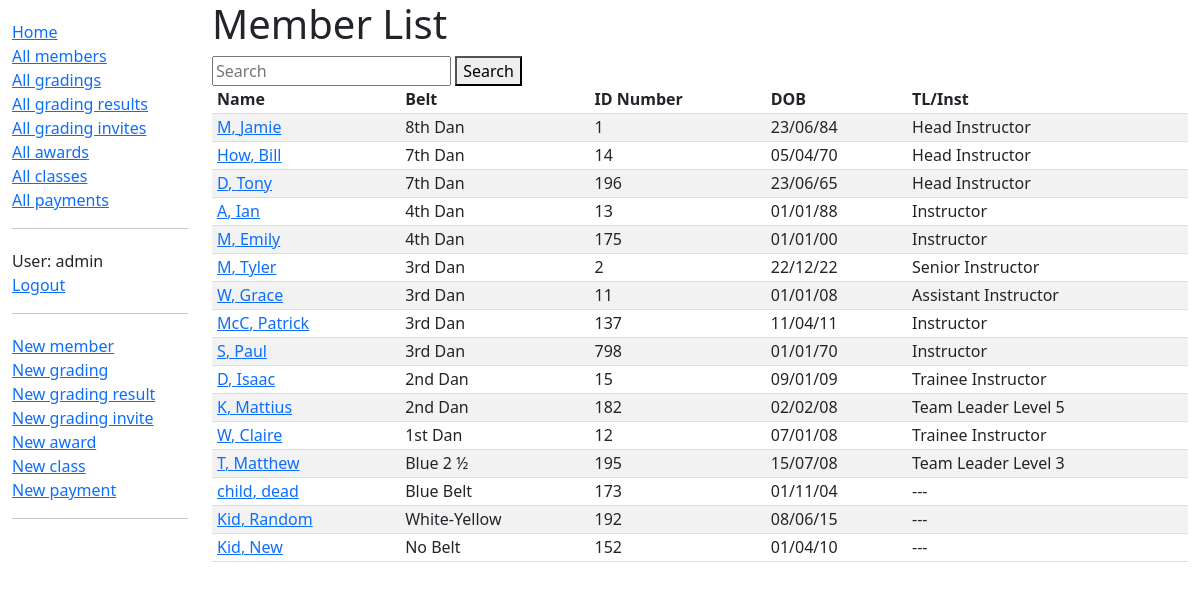
The page /dashboard/members/ (signed in) on the database as committed earlier.
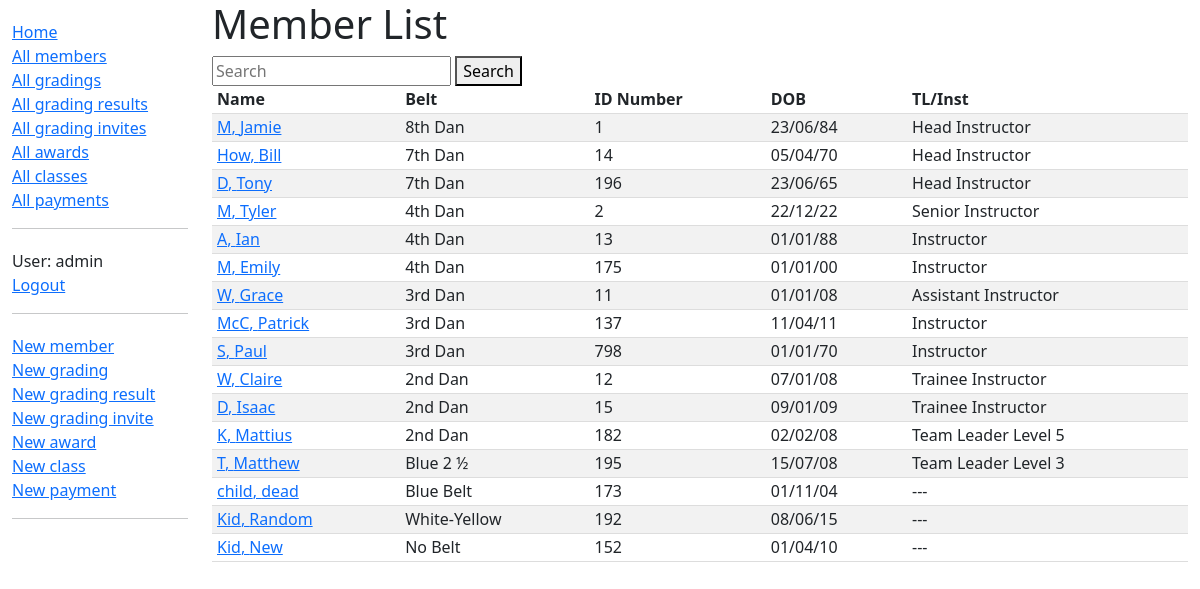
The same page on the database as committed later.
### dashboard/models.py (models this page shows, shortened)
class Member(models.Model):
    first_name = models.CharField(max_length=50)
    last_name = models.CharField(max_length=50)
    idnumber = models.SmallIntegerField(verbose_name="ID Number")
    address_line_1 = models.CharField(max_length=200, help_text="Unit, Street Number and Name", blank=True)
    address_line_2 = models.CharField(max_length=200, help_text="Suburb", blank=True)
    address_line_3 = models.CharField(max_length=4, help_text="Postcode", blank=True)
    date_of_birth = models.DateField()
    belt = models.CharField(max_length=50, choices=BELT_CHOICES, blank=True)
    email = models.EmailField()
    phone = models.CharField(max_length=100)
    team_leader_instructor = models.CharField(max_length=2, choices=TL_INST_RANKS, blank=True, verbose_name="Team Leader/Instructor")
    active = models.BooleanField(default=True)
    class Meta:
        ordering = ['-belt','idnumber']
    def get_absolute_url(self):
        return reverse('member-detail', args=[str(self.id)])

### dashboard/views.py (the view)
# urls.py: path('members/', views.MemberListView.as_view(), name='members'),
class MemberListView(LoginRequiredMixin, generic.ListView):
    model = Member
    paginate_by = 25
    def get_queryset(self):
        query = self.request.GET.get('q')
        if query:
            return Member.objects.filter(Q(first_name__icontains=query) | Q(last_name__icontains=query) | Q(idnumber__icontains=query) | Q(email__icontains=query) | Q(phone__iexact=query))
        else:
            return Member.objects.all()

### dashboard/templates/dashboard/member_list.html
{% extends "base_generic.html" %}
{% block content %}
<h1>Member List</h1>
<form method="get">
  <input type="text" name="q" placeholder="Search">
  <button type="submit">Search</button>
</form>
  {% if member_list %}
  <table style="width: 100%;">
    <tr>
      <th>Name</th>
      <th>Belt</th>
      <th>ID Number</th>
      <th>DOB</th>
      <th>TL/Inst</th>
    </tr>
    {% for member in member_list %}
      <tr class="content">
        <td><a href="{{ member.get_absolute_url }}">{{ member.last_name }}, {{ member.first_name }}</a></td>
        <td>{% if member.belt %}{{ member.get_belt_display }}{% else %}No Belt{% endif %}</td>
        <td>{{ member.idnumber }}</td>
        <td>{% if member.date_of_birth %}{{ member.date_of_birth|date:"d/m/y" }}{% endif %}</td>
        <td>{% if member.team_leader_instructor %}{{ member.get_team_leader_instructor_display }}{% else %}---{% endif %}</td>
      </tr>
    {% endfor %}
  </table>
  {% else %}
    <p>There are no members.</p>
  {% endif %}
{% endblock %}

Rows that differ between the two databases and show on the page:
changed Member "Tyler": belt "3rd Dan" → "4th Dan"; moves up the list
changed Member "Claire": belt "1st Dan" → "2nd Dan"; moves up the list
